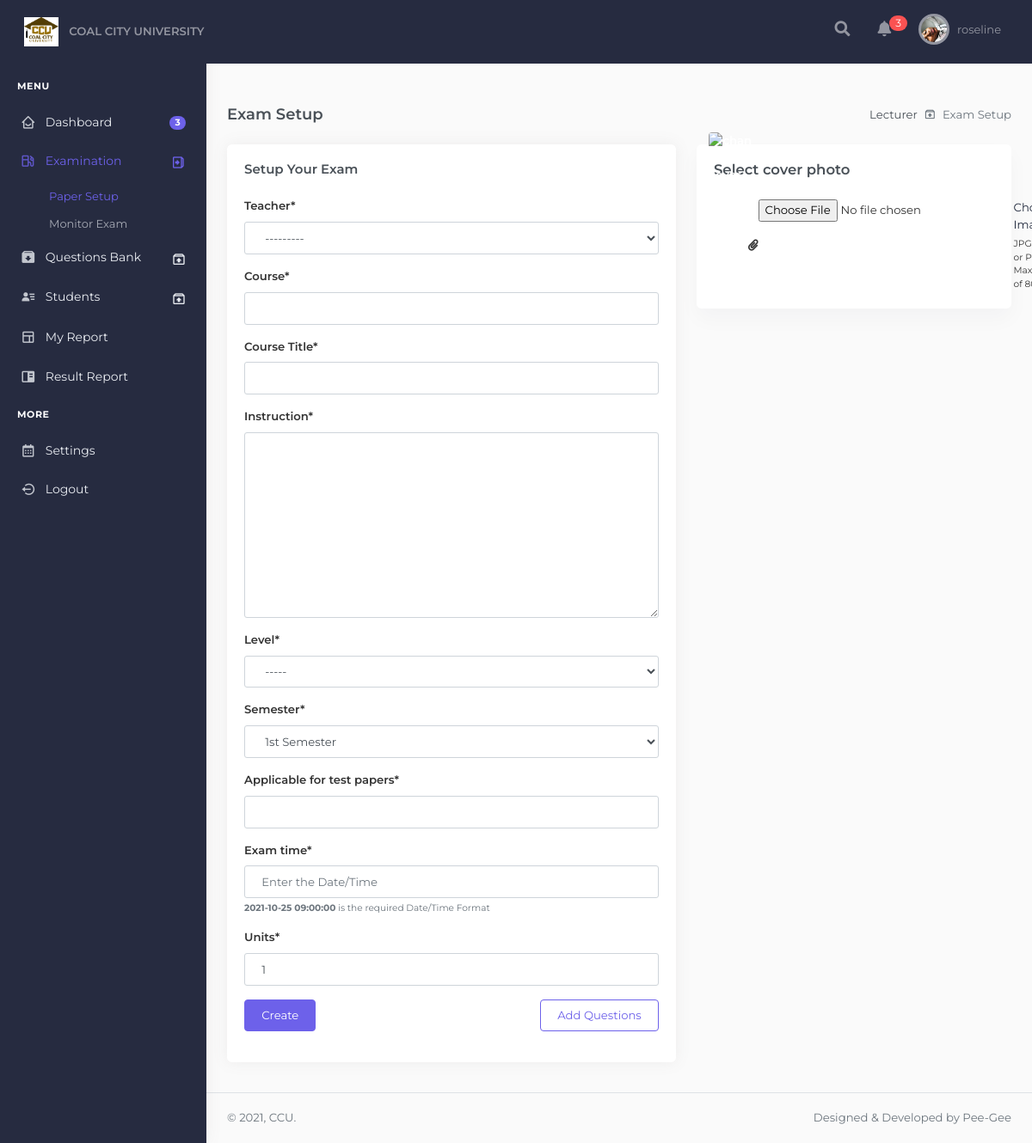
The page /lecturer/setup-exam/ (signed in) on the database its author committed.
### exam/models.py (models this page shows)
class Teacher(models.Model):
    id = models.AutoField(primary_key=True)
    name = models.CharField('Name', max_length=20)
    username = models.CharField(
        ('username'), max_length=150, unique=True, error_messages={'unique': ("A user with that username already exists."),
        },
    )
    sex = models.CharField('Gender', max_length=10, choices=SEX, default='Male')
    dept = models.CharField('Department', max_length=100, choices=DEPT, default=None)
    email = models.EmailField('Email', default=None)
    password1 = models.CharField('Password', max_length=20, default='000000')
    password2 = models.CharField('Password2', max_length=20, default='000000')
    objects = models.Manager()
    EMAIL_FIELD = 'email'
    USERNAME_FIELD = 'username'
    set_password = 'password'
    def __str__(self):
        return self.name
    class Meta:
        db_table = 'teacher'
        verbose_name = 'Teacher'
        verbose_name_plural = verbose_name

### lecturers/models.py (models this page shows, shortened)
class Profile(models.Model):
    user = models.OneToOneField(Teacher, on_delete=models.CASCADE)
    image = models.ImageField(default='default.png', upload_to='profile_pics')
    coverimage = models.ImageField(default='default.png', upload_to='cover_pics')

### lecturers/views.py (the view, shortened to what this page needs)
# urls.py: path('setup-exam/', views.ExamSetupView.as_view(), name='exam_setup'),
class ExamSetupView(SweetifySuccessMixin, CreateView):
    model = Paper
    form_class = ExamSetupForm
    template_name = 'lecturers/exam_setup.html'
    context_object_name = Teacher
    success_message = 'Paper successfully created, Add Questions!'
    def get_context_data(self, *args, **kwargs):
        username = self.request.session['username']
        context = super().get_context_data(*args,**kwargs)
        context['teacher'] = Teacher.objects.get(username=username)
        return context

### lecturers/forms.py
class ExamSetupForm(forms.ModelForm):
    tid = forms.ModelChoiceField(label='Teacher', queryset=Teacher.objects.all(), initial=None)
    exam_time = forms.DateTimeField(help_text="<b>2021-10-25 09:00:00</b> is the required Date/Time Format",
    widget=forms.TextInput(
            attrs={
                "placeholder" : "Enter the Date/Time",
                "class": "form-control"
            }
        ))
    class Meta:
        model = Paper
        fields = ('tid', 'course', 'course_title', 'instruction', 'level', 'semester', 'major', 'exam_time', 'unit')
        template_name = 'lecturers/exam_setup.html'

### lecturers/templates/lecturers/exam_setup.html (shortened to what this page needs)
{% extends "lecturers/base.html" %}
{% load crispy_forms_tags %}
    {% block content %}
            <div class="main-content">
                <div class="page-content">
                    <div class="container-fluid">
                        <div class="row">
                            <div class="col-12">
                                <div class="page-title-box d-flex align-items-center justify-content-between">
                                    <h4 class="mb-0 font-size-18">Exam Setup</h4>
                                    <div class="page-title-right">
                                        <ol class="breadcrumb m-0">
                                            <li class="breadcrumb-item"><a href="javascript: void(0);">Lecturer</a></li>
                                            <li class="breadcrumb-item active">Exam Setup</li>
                                        </ol>
                                    </div>
                                </div>
                            </div>
                        </div>
                        <div class="row">
                            <div class="col-xl-7">
                                <div class="card">
                                   <div class="card-body">
                                       <h4 class="card-title mb-4">Setup Your Exam</h4>
                                        <form method="POST" action="">
                                            {{ form|crispy }}
                                            <div class="form-group d-flex justify-content-between">
                                                <button class="btn btn-primary waves-effect" type="submit">Create</button>
                                                <a href="{% url 'exam-create' %}" class="btn btn-outline-primary waves-effect" type="submit">Add Questions</a>
                                            </div>
                                        </form>
                                   </div>
                               </div>
                           </div>
                           <div class="col-12 col-xl-5">
                                <div class="card card-body shadow-sm mb-4">
                                    <h2 class="h5 mb-4">Select cover photo</h2>
                                    <div class="d-flex align-items-center">
                                        <div class="me-3">
                                            <div class="user-avatar xl-avatar">
                                                <img class="rounded" src="/static/assets/img/profile-cover.jpg" alt="change cover photo">
                                            </div>
                                        </div>
                                        <div class="file-field">
                                            <div class="d-flex justify-content-xl-center ms-xl-3">
                                                <div class="d-flex">
                                                <span class="icon icon-md"><span class="fas fa-paperclip me-3"></span></span> <input type="file">
                                                <div class="d-md-block text-left">
                                                    <div class="fw-normal text-dark mb-1">Choose Image</div>
                                                    <div class="text-gray small">JPG, GIF or PNG. Max size of 800K</div>
                                                </div>
                                                </div>
                                            </div>
                                        </div>
                                    </div>
                                </div>
                            </div>
                        </div>
                    </div>
                </div>
                <footer class="footer">
                    <div class="container-fluid">
                        <div class="row">
                            <div class="col-sm-6">
                                &copy; <script>document.write(new Date().getFullYear());</script>,&nbsp;CCU.
                            </div>
                            <div class="col-sm-6">
                                <div class="text-sm-right d-none d-sm-block">
                                    Designed & Developed by Pee-Gee
                                </div>
                            </div>
                        </div>
                    </div>
                </footer>
            </div>
            {% endblock content %}

### lecturers/templates/lecturers/base.html (shortened to what this page needs)
{% load static %}
<!doctype html>
<html>
    <head>
        <link href="{% static 'exam/plugins/datatables/dataTables.bootstrap4.css' %}" rel="stylesheet" type="text/css" />
        <link href="{% static 'exam/plugins/datatables/responsive.bootstrap4.css' %}" rel="stylesheet" type="text/css" />
        <link href="{% static 'exam/plugins/datatables/buttons.bootstrap4.css' %}" rel="stylesheet" type="text/css" />
        <link href="{% static 'exam/plugins/datatables/select.bootstrap4.css' %}" rel="stylesheet" type="text/css" />
        <link href="{% static 'exam/plugins/fontawesome5/css/all.min.css' %}" rel="stylesheet" type="text/css" />
        <link href="https://unpkg.com/boxicons@2.0.7/css/boxicons.min.css" rel="stylesheet" type="text/css" />
        <link href="{% static 'exam/plugins/sweetalert2/sweetalert2.min.css' %}" rel="stylesheet" type="text/css">
        <link href="{% static 'exam/toastr.min.css' %}" rel="stylesheet" type="text/css" media="all"/>
        <link href="{% static 'exam/plugins/bootstrap.min.css' %}" rel="stylesheet" type="text/css" />
        <link href="{% static 'exam/style.css' %}" rel="stylesheet" type="text/css" />
        <link href="{% static 'exam/theme.min.css' %}" rel="stylesheet" type="text/css" />
    </head>
    <body>
        <nav class="navbar navbar-expand-lg navbar-dark sticky-top">
            <div class="container-fluid">
              <a class="navbar-brand" href="{% url 'lecturer_dashboard' %}">
                  <img src="{% static 'exam/images/logo.png' %}" width="40px"/> <span class="ml-2 text-white-50 h6">COAL CITY UNIVERSITY</span>
              </a>
              <div class="collapse navbar-collapse" id="navbarSupportedContent">
                <ul class="navbar-nav align-items-center justify-content-xl-center ml-auto">
                <li class="nav-item dropdown d-none d-sm-inline-block" data-toggle="tooltip" data-placement="bottom" title="Search">
                    <a class="nav-link navbar-link waves-effect" id="page-header-user-dropdown2" data-toggle="dropdown" aria-haspopup="true" aria-expanded="false"><i class="fa fa-search"></i></a>
                </li>
                <li class="nav-item dropdown d-inline-block" data-toggle="tooltip" data-placement="bottom" title="Notifications" >
                    <a class="nav-link navbar-link waves-effect" id="page-header-user-dropdown3" data-toggle="dropdown" aria-haspopup="true" aria-expanded="false" data-toggle="tooltip" data-placement="bottom">
                        <span class="icon icon-sm mx-3">
                            <i class="fa fa-bell"></i>
                            <span class="icon-badge unread-notifications">3</span>
                          </span>
                    </a>
                </li>
                    <li class="nav-item dropdown">
                        <a class="nav-link navbar-link waves-effect" href="javascript:void(0)" id="page-header-user-dropdown" data-toggle="dropdown" aria-haspopup="true" aria-expanded="false">
                            <img width="30px" class="rounded-circle header-profile-user" src="{{teacher.profile.image.url}}"  />
                            <span class="d-none d-sm-inline-block ml-1 font-size-13">{{teacher.username}}</span>
                        </a>
                    </li>
                </ul>
              </div>
            </div>
        </nav>
        <div id="layout-wrapper">
            <div class="vertical-menu">
              <div data-simplebar class="h-100">
                  <div class="navbar-brand-box">
                      <a href="index.html" class="logo">
                      </a>
                  </div>
                  <div id="sidebar-menu">
                      <ul class="metismenu list-unstyled" id="side-menu">
                          <li class="menu-title">Menu</li>
                          <li>
                              <a href="{% url 'lecturer_dashboard' %}" class="waves-effect"><i class="bx bx-home-smile"></i><span class="badge badge-pill badge-primary float-right">3</span><span>Dashboard</span></a>
                          </li>
                          <li>
                              <a href="javascript: void(0);" class="has-arrow waves-effect"><i class="bx bx-gas-pump"></i><span>Examination</span></a>
                              <ul class="sub-menu" aria-expanded="false">
                                  <li><a href="{% url 'exam_setup' %}">Paper Setup</a></li>
                                   <li ><a href="{% url 'monitor_exam' %}" id="monitorLink" class="disabled">Monitor Exam</a></li>
                              </ul>
                          </li>
                          <li>
                              <a href="javascript: void(0);" class="has-arrow waves-effect"><i class="bx bxs-archive-in"></i><span>Questions Bank</span></a>
                          </li>
                          <li>
                              <a href="javascript: void(0);" class="has-arrow waves-effect"><i class="bx bxs-user-detail"></i><span>Students</span></a>
                          </li>
                          <li><a href="#" class="waves-effect"><i class="bx bx-layout"></i><span>My Report</span></a></li>
                          <li><a href="#" class="waves-effect"><i class="bx bxs-book-content"></i><span>Result Report</span></a></li>
                          <li class="menu-title">More</li>
                          <li><a href="{% url 'lecturer-setting' %}" class=" waves-effect"><i class="bx bx-calendar"></i><span>Settings</span></a></li>
                          <li>
                              <a href="{% url 'lecturer_logout' %}" class="waves-effect"><i class="bx bx-log-out-circle"></i><span>Logout</span></a>
                          </li>
                      </ul>
                  </div>
              </div>
            </div>
            {% block content %}
            {% endblock %}
        </div>
        {% load sweetify%}
    </body>
</html>

### exam/static/exam/style.css (style rules this page uses)
li a { color: red; }
ul { margin-left: 5px; padding-left: 15px; }
body { background: #fafafa; color: #333333; }

### lecturers/templates/lecturers/base.html (style rules this page uses)
.user-avatar { height: 2.5rem; width: 2.5rem; min-height: 2.5rem; min-width: 2.5rem; color: #ffffff; display: flex; justify-content: center; align-items: center; font-weight: 600; border-radius: 50%; margin-top: -7rem !important; }
.navbar, .vertical-menu { background: #262b40!important; }
#sidebar-menu ul li a { color: #eaedf2; }
.menu-title { color:#fff; }
.navbar-nav li a.navbar-link { font-size: 18px; }
.page-content { padding: calc(25px + 24px) calc(24px / 2) 70px calc(24px / 2); }
#sidebar-menu .has-arrow:after { content: "\e9b2"; font-family: "BoxIcons"; display: block; float: right; -webkit-transition: -webkit-transform 0.2s; transition: -webkit-transform 0.2s; transition: transform 0.2s; transition: transform 0.2s, -webkit-transform 0.2s; padding-top: 2px; font-size: 1rem; }
.breadcrumb-item+.breadcrumb-item::before { font-family: "BoxIcons"; }
.breadcrumb-item+.breadcrumb-item::before { display: inline-block; padding-right: .5rem; color: #6c757d; content: "\e9b2"; }
.icon { text-align: center; display: inline-flex; -moz-align-items: center; -ms-align-items: center; align-items: center; -moz-justify-content: center; -ms-justify-content: center; justify-content: center; -ms-flex-pack: center; }
.icon-badge { display: inline-block; position: absolute; top: -11px; right: 5px; width: auto; font-size: 12px; color:#fff; background-color: #FA5252; padding-right: .6em; padding-left: .6em; border-radius: 10rem; }
.unread-notifications { position: absolute; top: 5px; }
.disabled, .btn:disabled { opacity:.65 }
.btn:not(:disabled):not(.disabled) { cursor:pointer }
.disabled, fieldset:disabled a.btn { pointer-events:none }

### rows shown on the page
Teacher: profile.image (picture), username "roseline"
